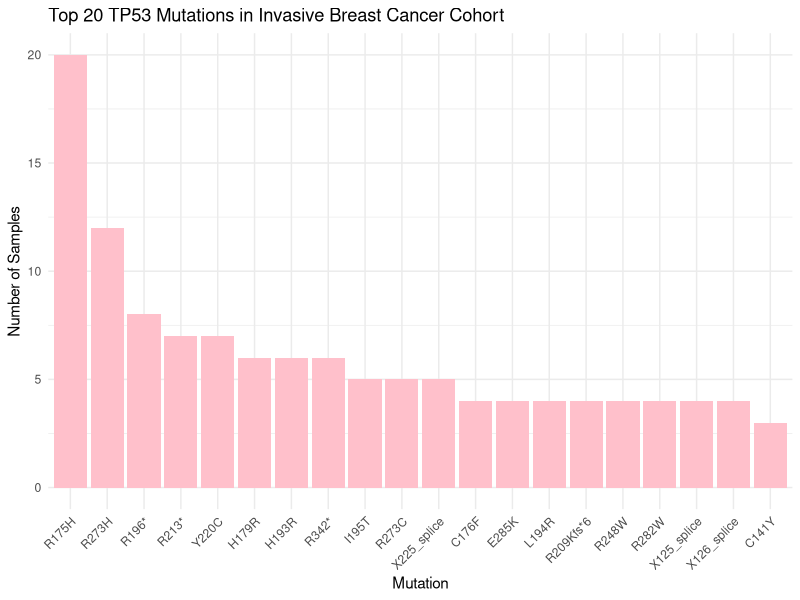
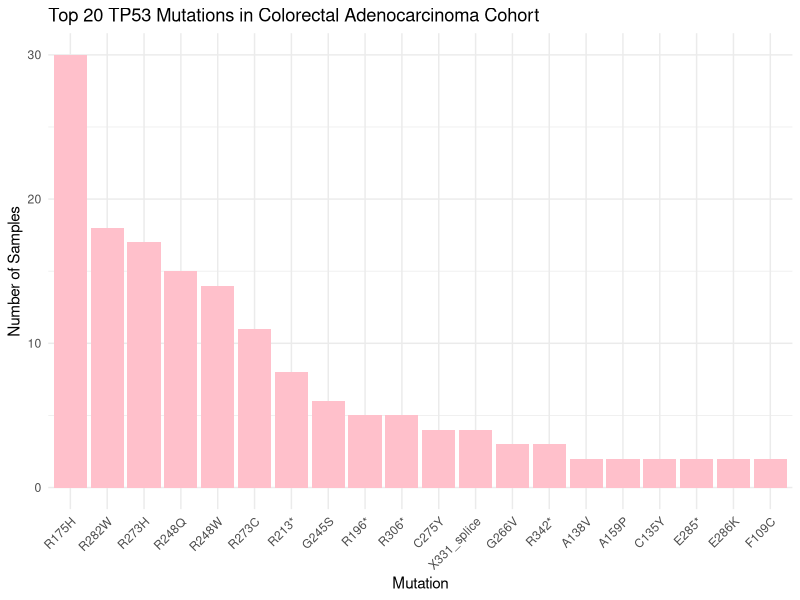
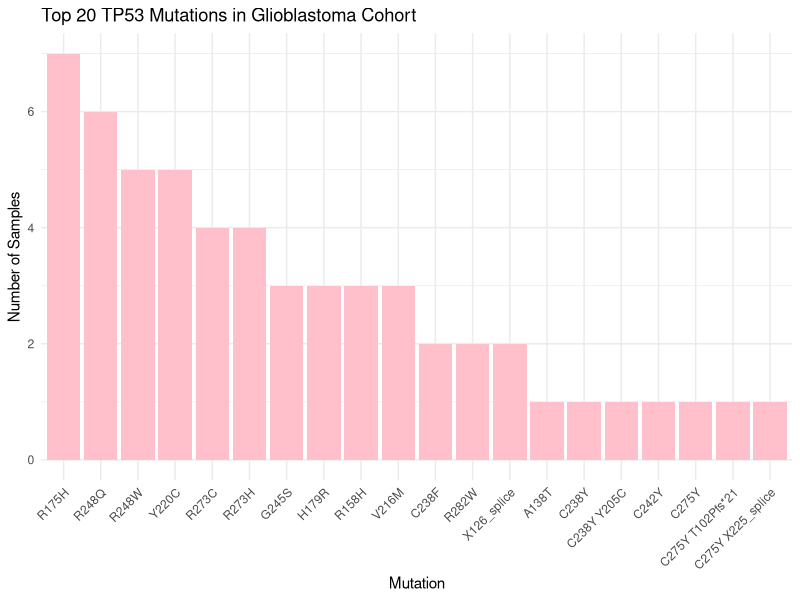
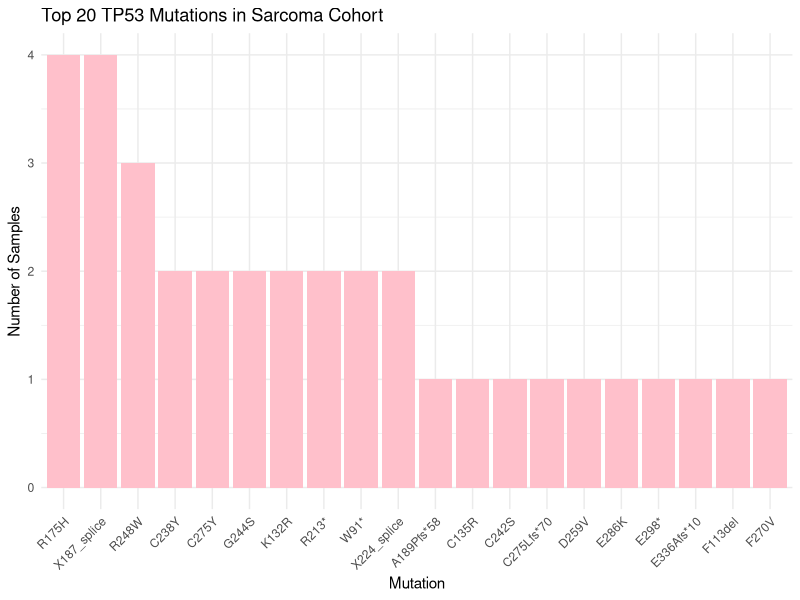
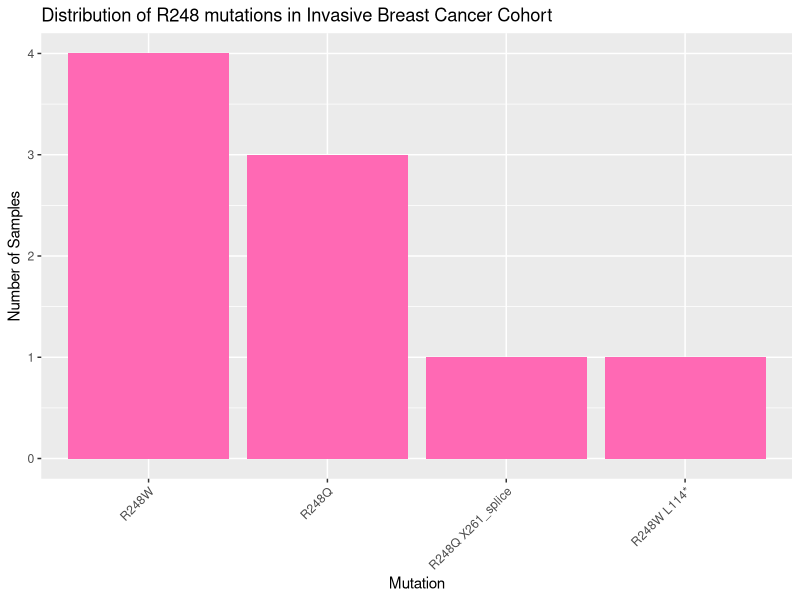
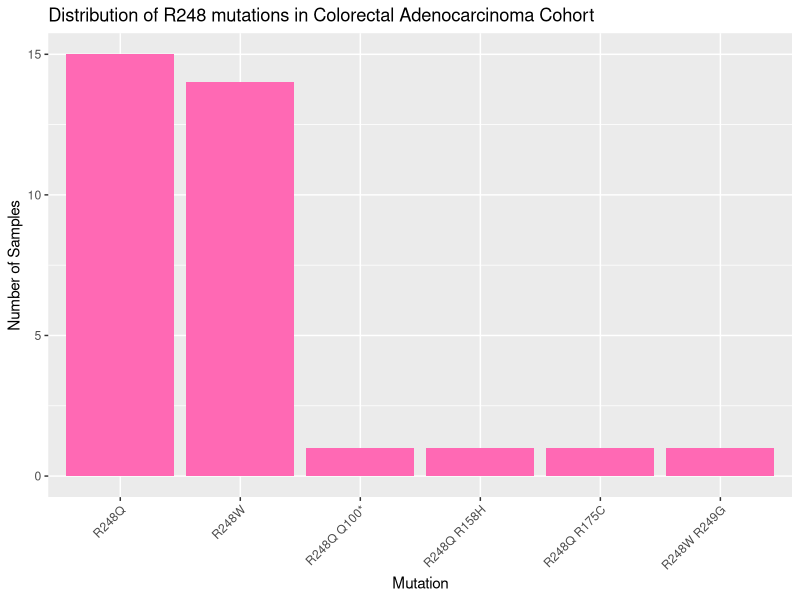
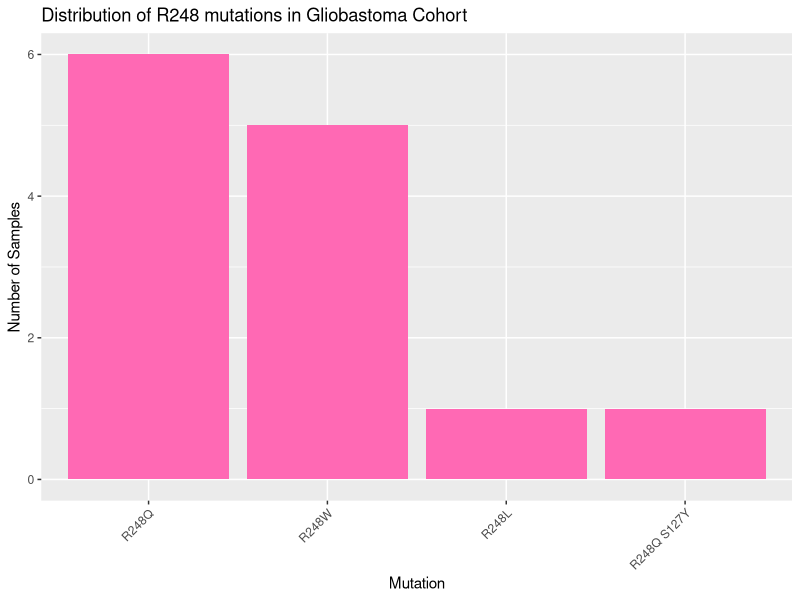
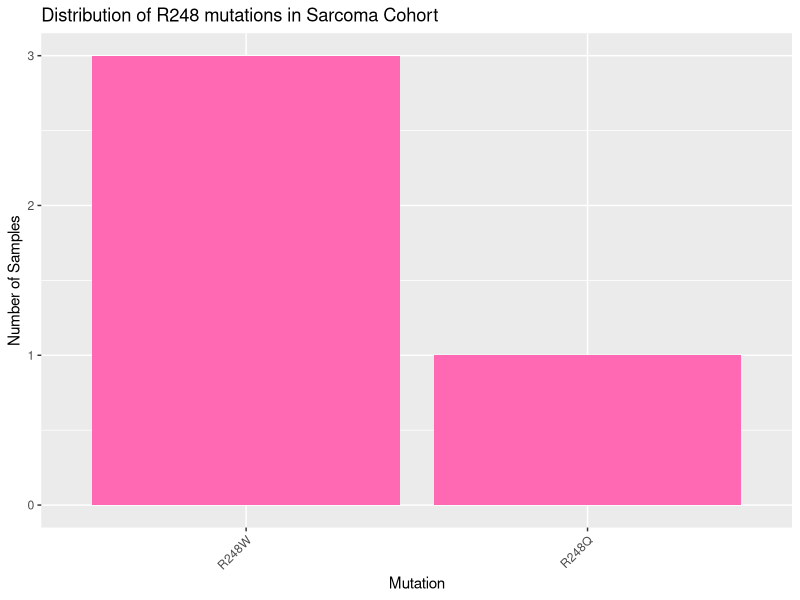

These charts were generated, in order, by the following R code:
#STEP 10 
#11-03-2025

#reading in MAF files
brca <- read.delim("mutations_brca.txt", header = T, sep = "\t")
coad <- read.delim("mutations_coad.txt", header = T, sep = "\t")
gbm <- read.delim("mutations_gbm.txt", header = T, sep = "\t")
sarc <- read.delim("mutations_sarc.txt", header = T, sep = "\t")

#number of samples in each dataset
n_brca <- nrow(brca)
n_coad <- nrow(coad)
n_gbm <- nrow(gbm)
n_sarc <- nrow(sarc)

#number of unique variants in each dataset
nvar_brca <- length(unique(brca$TP53))
nvar_coad <- length(unique(coad$TP53))
nvar_gbm <- length(unique(gbm$TP53))
nvar_sarc <- length(unique(sarc$TP53))

#plotting mutation counts
#plotting frequency counts
library(ggplot2)

mut_plot <- function (df, sample_name){
  table1 <- table(df$TP53)
  table1 <- sort(table1, decreasing = T)
  
  mut_df <- as.data.frame(table1)
  colnames(mut_df) <- c("Mutation", "Count")
  
  mut_df1 <- subset(mut_df, Mutation != "WT")
  
  ggplot2::ggplot(head(mut_df1,20), aes(x = reorder(Mutation, - Count), y = Count)) +
    geom_bar(stat = "identity", fill = "pink") +
    theme_minimal() +
    labs(title = paste(sample_name),
         x = "Mutation", y = "Number of Samples") + 
    theme(axis.text.x = element_text(angle = 45, hjust = 1))
}

mut_plot(brca, "Top 20 TP53 Mutations in Invasive Breast Cancer Cohort")
mut_plot(coad, "Top 20 TP53 Mutations in Colorectal Adenocarcinoma Cohort")
mut_plot(gbm, "Top 20 TP53 Mutations in Glioblastoma Cohort")
mut_plot(sarc, "Top 20 TP53 Mutations in Sarcoma Cohort")

#isolate R248Q variant
r248_mut <- function(df, sample_name){
  #number of r248q mutations in the cohort
  r248q_samp <- which(df$TP53 == "R248Q")
  r248q <- df[r248q_samp,]
  nr248q <- nrow(r248q)
  cat(sprintf("The number of R248Q in the cohort: %d", nr248q))
  
  #other r248 mutations
  r248_samp <- grep("R248", df$TP53, value = F)
  r248 <- df[r248_samp, ]
  table1 <- as.data.frame(table(r248$TP53))
  colnames(table1) <- c("Mutation", "Count")
  table1 <- table1[order(-table1$Count), ]
  
  #frequency plot the R248 mutations
  ggplot2::ggplot(table1, aes(x = reorder(Mutation, -Count), y = Count)) +
    geom_bar(stat = "identity", fill = "hotpink") +
    labs(title = sprintf("Distribution of R248 mutations in %s", sample_name),
         x = "Mutation", y = "Number of Samples") +
    theme(axis.text.x = element_text(angle = 45, hjust = 1))
}

r248_mut(brca, "Invasive Breast Cancer Cohort")
r248_mut(coad, "Colorectal Adenocarcinoma Cohort")
r248_mut(gbm, "Gliobastoma Cohort")
r248_mut(sarc, "Sarcoma Cohort")

#distribution of R248Q across different cancers
x <- c(5, 15, 6, 1)
y <- c("BRCA", "COAD", "GBM", "SARC")
mut1 <- data.frame(y,x)
head(mut1)
colnames(mut1) <- c("Cancer_type", "Count")

ggplot2::ggplot(mut1, aes(x= reorder(Cancer_type, -Count), y = Count)) +
  geom_bar(stat = "identity", fill = "salmon") +
  labs(title = "Frequency of R248Q mutation across different cancer types",
       x = "Cancer type", y = "Frequency") +
  theme(axis.text.x = element_text(angle = 45, hjust = 1))

#distribution of number of variants across the samples
a <- c(nvar_brca, nvar_coad, nvar_gbm, nvar_sarc)
b <- c("BRCA", "COAD", "GBM", "SARC")

mut2 <- data.frame(b,a)
colnames(mut2) <- c("Cancer_type", "Count")
head(mut2)

ggplot2::ggplot(mut2, aes(x= reorder(Cancer_type, -Count), y = Count)) +
  geom_bar(stat = "identity", fill = "lightblue") +
  labs(title = "Distribution of number of TP53 variants across the cohorts",
       x = "Cancer type", y = "Number of variants") +
  theme(axis.text.x = element_text(angle = 45, hjust = 1))

